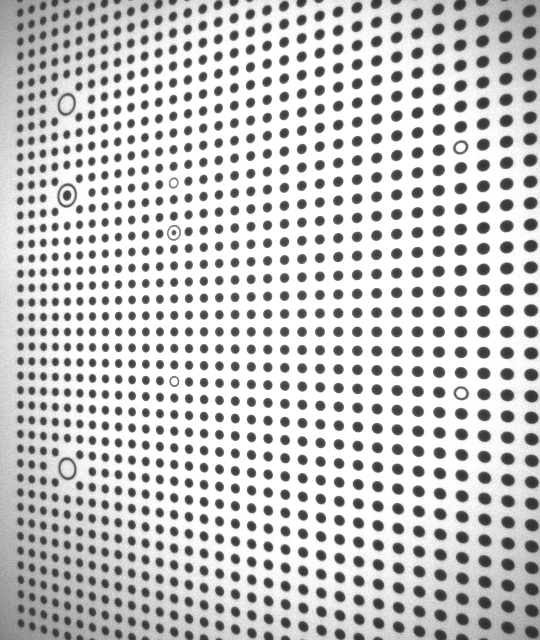
#> input picture duiqi1/IR10.jpg, 1080 x 1280 px (shown at 1/2 size); its folder holds only this picture in this run
$ python extract_feature_region.py
#> lines starting #> are read from the running program, lines starting #| are printed output that depends on the picture
import math

import cv2 as cv
import numpy as np
import os
from scipy import spatial

src_dic = "duiqi1" # 图像文件夹

images_list = os.listdir(src_dic)

def detect_IR_circle(cimage):
    hollow_coord = []

    circles = cv.HoughCircles(cimage, cv.HOUGH_GRADIENT, 1, 20, param1=300, param2=10, minRadius=0, maxRadius=15)
    circles = np.uint16(np.around(circles))  # 把circles包含的圆心和半径的值变成整数
    circles = np.squeeze(circles)
    # print(circles.shape[1])
    dst_circles1 = []
    dst_circles2 = []
    dst_circles3 = []


    for i in range(len(circles)):
        if cimage[circles[i][1] - 1, circles[i][0] - 1] < 130:
            pass
        else:
            dst_circles1.append(circles[i, :])

    if len(dst_circles1) == 4:
        hollow_coord = dst_circles1
        return hollow_coord
    else:
        for i in dst_circles1[:]:
            if i[1] > 200 and i[0] > 200 and i[1] < cimage.shape[0] * 0.9 and i[0] < cimage.shape[1] * 0.9:
                dst_circles2.append(i[:])
            else:
                pass

        if len(dst_circles2) == 6:
            arr_dst_circles2 = np.array(dst_circles2)
            dst_matrix = spatial.distance_matrix(arr_dst_circles2, arr_dst_circles2)
            min_dst = 99999
            index_i = 0
            index_y = 0
            for i in range(dst_matrix.shape[0]):
                for j in range(dst_matrix.shape[1]):
                    if dst_matrix[i][j] == 0:
                        pass
                    elif dst_matrix[i][j] < min_dst:
                        index_i = i
                        index_y = j
                        min_dst = dst_matrix[i][j]
                    else:
                        pass

            for k in range(6):
                if k == index_y or k == index_i:
                    pass
                else:
                    hollow_coord.append(dst_circles2[k][:])
        elif len(dst_circles2) == 5:
            data = np.array(dst_circles2)
            idex = np.lexsort([data[:, 0]])
            sorted_data = data[idex, :]
            if sorted_data[2][0] - sorted_data[0][0] <= 30:
                sorted_data1 = sorted_data[0:3]

                idex1 = np.lexsort([sorted_data1[:, 1]])
                sorted_data2 = sorted_data1[idex1, :]
                to_del = sorted_data2[1]

                for i in dst_circles2[:]:
                    if i[0] == to_del[0] and i[1] == to_del[1] and i[2] == to_del[2]:
                        pass
                    else:
                        dst_circles3.append(i[:])
                hollow_coord = dst_circles3[:]
            elif sorted_data[2][0]-sorted_data[1][0] <= 20 and sorted_data[4][0] - sorted_data[3][0] <= 20:
                for i in dst_circles2[1:]:
                    dst_circles3.append(i[:])
                hollow_coord = dst_circles3[:]
            else:
                print("ERROR")
        elif len(dst_circles2) == 4:
            for i in dst_circles2[:]:
                hollow_coord.append(i[:])
        else:
            print("ERROR")
        return hollow_coord


# [80 lines left out: function detect_RGB_circle, not called in this run]

def sort_coord(coordinate):
    coordinate_data = np.array(coordinate)
    index_x = np.lexsort([coordinate_data[:, 0]])
    sorted_x = coordinate_data[index_x, :]
    index_y = np.lexsort([coordinate_data[:, 1]])
    sorted_y = coordinate_data[index_y, :]
    left_points = sorted_x[0:2]
    left_y = np.lexsort([left_points[:, 1]])
    top_left = [left_points[left_y, :][0][0]+2*left_points[left_y, :][0][2], left_points[left_y, :][0][1]+2*left_points[left_y, :][0][2]]
    bottom_left = [left_points[left_y, :][1][0]+2*left_points[left_y, :][1][2], left_points[left_y, :][1][1]-2*left_points[left_y, :][1][2]]

    right_points = sorted_x[2:]
    right_y = np.lexsort([right_points[:, 1]])
    top_right = [right_points[right_y, :][0][0]-2*right_points[right_y, :][0][2], right_points[right_y, :][0][1]+2*right_points[right_y, :][0][2]]
    bottom_right = [right_points[right_y, :][1][0]-2*right_points[right_y, :][1][2], right_points[right_y, :][1][1]-2*right_points[right_y, :][1][2]]

    sorted_coordinate = [top_left, bottom_left, bottom_right, top_right]
    sorted_coordinate1 = np.array(sorted_coordinate)
    index_x1 = np.lexsort([sorted_coordinate1[:, 0]])
    sorted_x1 = sorted_coordinate1[index_x1, :]
    index_y1 = np.lexsort([sorted_coordinate1[:, 1]])
    sorted_y1 = sorted_coordinate1[index_y1, :]
    outer_bounds = [sorted_x1[0][0], sorted_y1[0][1], sorted_x1[-1][0], sorted_y1[-1][1]]
    inner_bounds = [sorted_x1[1][0], sorted_y1[1][1], sorted_x1[-2][0], sorted_y1[-2][1]]
    return sorted_coordinate, outer_bounds, inner_bounds

# [7 lines left out: function cal_angle, not called in this run]

def isRayIntersects(poi, s_poi, e_poi):
    line0_a = float(poi[1])

    line0_b = float(- poi[0])

    line0_c = 0

    line1_a = float(s_poi[1]) - float(e_poi[1])

    line1_b = float(e_poi[0]) - float(s_poi[0])

    line1_c = float(s_poi[0]) * float(e_poi[1]) - float(e_poi[0]) * float(s_poi[1])

    d = float(line0_a * line1_b) - float(line1_a * line0_b)

    if d == 0:
        # 重合的边线没有交点

        return None

    x = float((line0_b * line1_c - line1_b * line0_c) * 1.0 / d)

    y = float((line0_c * line1_a - line1_c * line0_a) * 1.0 / d)

    pt = [x, y]

    if (pt[0] - poi[0]) * (pt[0]) <= 0 and (pt[0] - s_poi[0]) * (pt[0] - e_poi[0]) <= 0:

        # 判断交点是否在两条线段上

        return pt

    else:

        # 交点不在两条线段上除外

        return None

def isRayIntersectsSegment(poi, point1, point2, point3, point4):

    intersect1 = isRayIntersects(poi, point2, point1)
    intersect2 = isRayIntersects(poi, point4, point1)

    intersect3 = isRayIntersects(poi, point2, point3)
    intersect4 = isRayIntersects(poi, point4, point3)

    if intersect1 == None and intersect2 == None and intersect3 == None and intersect4 == None:
        return False
    else:
        if intersect3 == None and intersect4 ==None and (intersect1 !=None or intersect2 != None):
            inter_points = 1
            return True
        elif (intersect3 != None or intersect4 != None) and (intersect2 != None or intersect1 != None):
            inter_points = 2
            return False

def is_point_in_rect(sorted_coord, point):
    # [15 lines of commented-out code are left out]
    if isRayIntersectsSegment(point, sorted_coord[0], sorted_coord[1], sorted_coord[2], sorted_coord[3]):
        return True
    else:
        return False
    # return True if sinsc % 2 == 1 else False

def image_clip(image, coordinate, add_name):
    sorted_coord, outer_bounds, inner_bounds = sort_coord(coordinate)
    new_image = image.copy()

    for i in range(image.shape[0]):
        for j in range(image.shape[1]):
            if i <= outer_bounds[1] or i >= outer_bounds[3] or j <= outer_bounds[0] or j >= outer_bounds[2]:
                new_image[i][j][:] = 255
            elif i >= inner_bounds[1] and i <= inner_bounds[3] and j >= inner_bounds[0] and j <= inner_bounds[2]:
                pass
            else:
                point_in_rect = is_point_in_rect(sorted_coord, [j, i])
                if (point_in_rect == False):
                    new_image[i][j][:] = 255
                else:
                    pass

    # [7 lines of commented-out code are left out]

    new_name = 'result_duiqi1/'+add_name.split('.jpg')[0]+'_cliped1'+'.jpg'
    cv.imwrite(new_name, new_image)
    print("%s has been saved!" % new_name)

for image_name in images_list:
    image = cv.imread(os.path.join(src_dic, image_name))
#> image is the input picture: shape (1280, 1080, 3); min 33, max 255, mean 198.7
    dst = cv.pyrMeanShiftFiltering(image, 10, 100)  # 边缘保留滤波EPF
    cimage = cv.cvtColor(dst, cv.COLOR_RGB2GRAY)
    if image_name.split('.')[1] == 'jpg':
        if 'IR' in image_name.split('.')[0]:
            print("Processing IR image %s" % image_name)
            hollow_coord = detect_IR_circle(cimage)
#> in detect_IR_circle, `circles = cv.HoughCircles(cimage, cv.HOUGH_GRADIENT, 1, 20, param1=300..`: circles = 1143 rows, first 8: [877.5, 542.5, 11.8], [713.5, 511.5, 10.5], [966.5, 538.5, 12.2], [752.5, 663.5, 10.9], [603.5, 444.5, 9.6], [920.5, 458.5, 11.8], [713.5, 473.5, 10.5], [713.5, 397.5, 10.5]
#> in detect_IR_circle, `circles = np.uint16(np.around(circles))`: circles = 1143 rows, first 8: [878, 542, 12], [714, 512, 10], [966, 538, 12], [752, 664, 11], [604, 444, 10], [920, 458, 12], [714, 474, 10], [714, 398, 10]
#> after the loop in detect_IR_circle, `for i in range(len(circles)):`: dst_circles1 = [[922, 294, 14], [922, 786, 10], [134, 204, 13], [132, 934, 14], [344, 366, 8], [350, 764, 9]]
#> the loop in detect_IR_circle, `for i in dst_circles1[:]:` made 6 passes
#> after the loop in detect_IR_circle, `for i in dst_circles1[:]:`: dst_circles2 = [[922, 294, 14], [922, 786, 10], [344, 366, 8], [350, 764, 9]]
#> the loop in detect_IR_circle, `for i in dst_circles2[:]:` made 4 passes
#> after the loop in detect_IR_circle, `for i in dst_circles2[:]:`: hollow_coord has the same summary as dst_circles2
#> hollow_coord has the same summary as dst_circles2 in detect_IR_circle
            image_clip(image, hollow_coord, image_name)
#> in sort_coord, `coordinate_data = np.array(coordinate)`: coordinate_data has the same summary as dst_circles2 in detect_IR_circle
#> in sort_coord, `index_x = np.lexsort([coordinate_data[:, 0]])`: index_x = [2, 3, 0, 1]
#> in sort_coord, `sorted_x = coordinate_data[index_x, :]`: sorted_x = [[344, 366, 8], [350, 764, 9], [922, 294, 14], [922, 786, 10]]
#> in sort_coord, `index_y = np.lexsort([coordinate_data[:, 1]])`: index_y = [0, 2, 3, 1]
#> in sort_coord, `sorted_y = coordinate_data[index_y, :]`: sorted_y = [[922, 294, 14], [344, 366, 8], [350, 764, 9], [922, 786, 10]]
#> in sort_coord, `left_points = sorted_x[0:2]`: left_points = [[344, 366, 8], [350, 764, 9]]
#> in sort_coord, `left_y = np.lexsort([left_points[:, 1]])`: left_y = [0, 1]
#> in sort_coord, `top_left = [left_points[left_y, :][0][0]+2*left_points[left_y, :][0][2..`: top_left = [360, 382]
#> in sort_coord, `bottom_left = [left_points[left_y, :][1][0]+2*left_points[left_y, :][1..`: bottom_left = [368, 746]
#> in sort_coord, `right_points = sorted_x[2:]`: right_points = [[922, 294, 14], [922, 786, 10]]
#> in sort_coord, `right_y = np.lexsort([right_points[:, 1]])`: right_y = [0, 1]
#> in sort_coord, `top_right = [right_points[right_y, :][0][0]-2*right_points[right_y, :]..`: top_right = [894, 322]
#> in sort_coord, `bottom_right = [right_points[right_y, :][1][0]-2*right_points[right_y,..`: bottom_right = [902, 766]
#> in sort_coord, `sorted_coordinate = [top_left, bottom_left, bottom_right, top_right]`: sorted_coordinate = [[360, 382], [368, 746], [902, 766], [894, 322]]
#> in sort_coord, `index_x1 = np.lexsort([sorted_coordinate1[:, 0]])`: index_x1 = [0, 1, 3, 2]
#> in sort_coord, `sorted_x1 = sorted_coordinate1[index_x1, :]`: sorted_x1 = [[360, 382], [368, 746], [894, 322], [902, 766]]
#> in sort_coord, `index_y1 = np.lexsort([sorted_coordinate1[:, 1]])`: index_y1 = [3, 0, 1, 2]
#> in sort_coord, `sorted_y1 = sorted_coordinate1[index_y1, :]`: sorted_y1 = [[894, 322], [360, 382], [368, 746], [902, 766]]
#> in sort_coord, `outer_bounds = [sorted_x1[0][0], sorted_y1[0][1], sorted_x1[-1][0], so..`: outer_bounds = [360, 322, 902, 766]
#> in sort_coord, `inner_bounds = [sorted_x1[1][0], sorted_y1[1][1], sorted_x1[-2][0], so..`: inner_bounds = [368, 382, 894, 746]
#> in image_clip, `sorted_coord, outer_bounds, inner_bounds = sort_coord(coordinate)`: sorted_coord = [[360, 382], [368, 746], [902, 766], [894, 322]]; outer_bounds = [360, 322, 902, 766]; inner_bounds = [368, 382, 894, 746]
#> after the loop in image_clip, `for i in range(image.shape[0]):`:
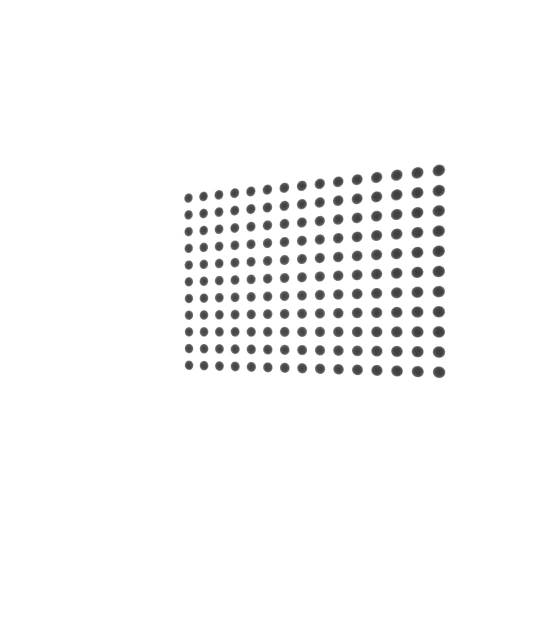
#> new_image: shape (1280, 1080, 3) (shown at 1/2 size); min 42, max 255, mean 248.5
        elif 'RGB' in image_name.split('.')[0]:
            print("Processing RGB image %s" % image_name)
            hollow_coord = detect_RGB_circle(cimage)
            image_clip(image, hollow_coord, image_name)
    else:
        pass

$ run again, on duiqi1/IR90.jpg
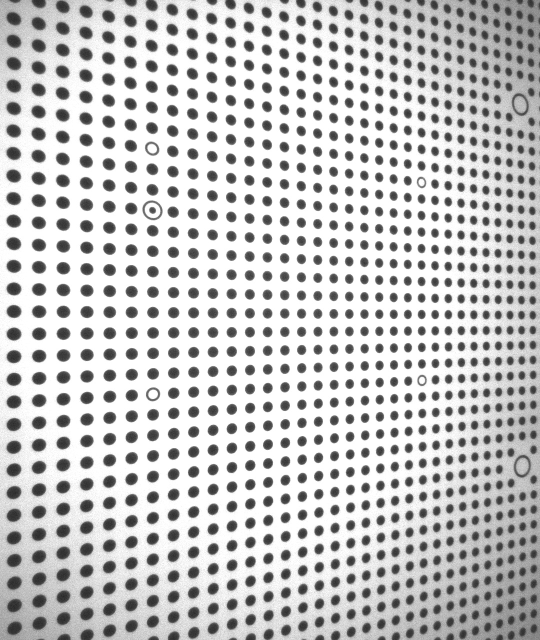
#> input picture duiqi1/IR90.jpg, 1080 x 1280 px (shown at 1/2 size)
#> image is the input picture: shape (1280, 1080, 3); min 33, max 255, mean 196.7
#> in detect_IR_circle, `circles = cv.HoughCircles(cimage, cv.HOUGH_GRADIENT, 1, 20, param1=300..`: circles = 1091 rows, first 8: [263.5, 748.5, 11.8], [303.5, 419.5, 14.4], [218.5, 835.5, 12.1], [126.5, 710.5, 12.7], [218.5, 877.5, 12.5], [219.5, 750.5, 12], [27.5, 756.5, 14.4], [76.5, 1066.5, 14.4]
#> in detect_IR_circle, `circles = np.uint16(np.around(circles))`: circles = 1091 rows, first 8: [264, 748, 12], [304, 420, 14], [218, 836, 12], [126, 710, 13], [218, 878, 12], [220, 750, 12], [28, 756, 14], [76, 1066, 14]
#> after the loop in detect_IR_circle, `for i in range(len(circles)):`: dst_circles1 = [[844, 760, 7], [302, 298, 11], [306, 788, 9], [840, 364, 12], [1046, 924, 9]]
#> the loop in detect_IR_circle, `for i in dst_circles1[:]:` made 5 passes
#> after the loop in detect_IR_circle, `for i in dst_circles1[:]:`: dst_circles2 = [[844, 760, 7], [302, 298, 11], [306, 788, 9], [840, 364, 12]]
#> the loop in detect_IR_circle, `for i in dst_circles2[:]:` made 4 passes
#> after the loop in detect_IR_circle, `for i in dst_circles2[:]:`: hollow_coord has the same summary as dst_circles2
#> `hollow_coord = detect_IR_circle(cimage)`: hollow_coord has the same summary as dst_circles2 in detect_IR_circle
#> coordinate_data has the same summary as dst_circles2 in detect_IR_circle
#> index_x = [1, 2, 3, 0]
#> sorted_x = [[302, 298, 11], [306, 788, 9], [840, 364, 12], [844, 760, 7]]
#> index_y = [1, 3, 0, 2]
#> sorted_y = [[302, 298, 11], [840, 364, 12], [844, 760, 7], [306, 788, 9]]
#> left_points = [[302, 298, 11], [306, 788, 9]]
#> left_y = [0, 1]
#> top_left = [324, 320]
#> bottom_left = [324, 770]
#> right_points = [[840, 364, 12], [844, 760, 7]]
#> right_y = [0, 1]
#> top_right = [816, 388]
#> bottom_right = [830, 746]
#> sorted_coordinate = [[324, 320], [324, 770], [830, 746], [816, 388]]
#> index_x1 = [0, 1, 3, 2]
#> sorted_x1 = [[324, 320], [324, 770], [816, 388], [830, 746]]
#> index_y1 = [0, 3, 2, 1]
#> sorted_y1 = [[324, 320], [816, 388], [830, 746], [324, 770]]
#> in sort_coord, `outer_bounds = [sorted_x1[0][0], sorted_y1[0][1], sorted_x1[-1][0], so..`: outer_bounds = [324, 320, 830, 770]
#> in sort_coord, `inner_bounds = [sorted_x1[1][0], sorted_y1[1][1], sorted_x1[-2][0], so..`: inner_bounds = [324, 388, 816, 746]
#> in image_clip, `sorted_coord, outer_bounds, inner_bounds = sort_coord(coordinate)`: sorted_coord = [[324, 320], [324, 770], [830, 746], [816, 388]]; outer_bounds = [324, 320, 830, 770]; inner_bounds = [324, 388, 816, 746]
#> after the loop in image_clip, `for i in range(image.shape[0]):`:
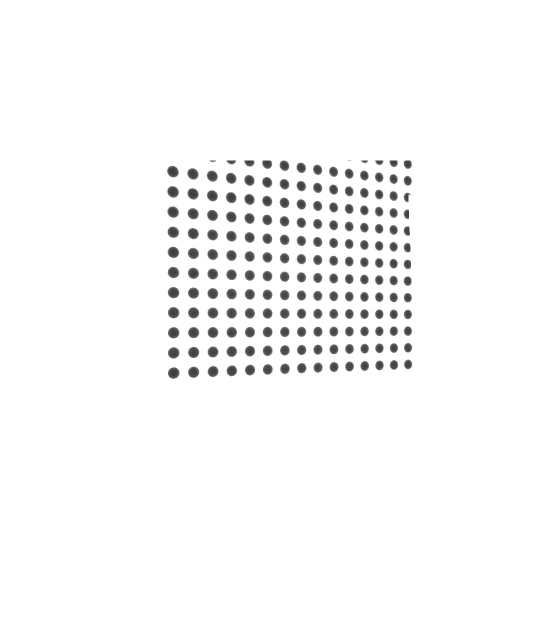
#> new_image: shape (1280, 1080, 3) (shown at 1/2 size); min 45, max 255, mean 248.5
